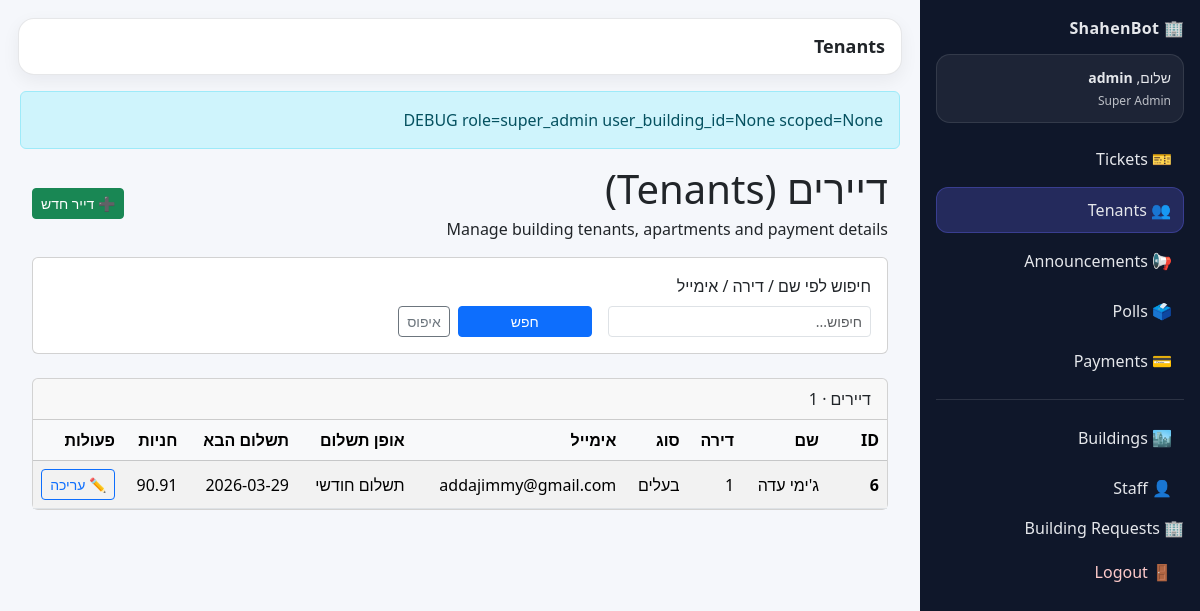
The app's page /building-admin/tenants (signed in) with its own data.
### tables this page shows
CREATE TABLE staff_users (
            id INTEGER PRIMARY KEY AUTOINCREMENT,
            username TEXT NOT NULL UNIQUE,
            password_hash TEXT NOT NULL,
            role TEXT NOT NULL,          -- 'super_admin' | 'building_admin'
            building_id INTEGER,         -- NULL for super_admin
            created_at TEXT, email TEXT, telegram_user_id TEXT,
            FOREIGN KEY(building_id) REFERENCES buildings(id)
        );

CREATE TABLE tenants (
            id INTEGER PRIMARY KEY AUTOINCREMENT,
            name TEXT NOT NULL,
            apartment TEXT,
            tenant_type TEXT,          -- 'owner' / 'rent'
            email TEXT,
            payment_type TEXT,         -- 'monthly' / 'standing_order' / etc.
            next_payment_date TEXT,    -- ISO date string 'YYYY-MM-DD'
            parking_slots INTEGER,
            chat_id INTEGER            -- Telegram chat id (optional)
        , building_id INTEGER);

### app.py (the view)
@app.get("/building-admin/tenants")
def admin_tenants():
    u = require_building_admin()
    if not isinstance(u, dict):
        return u
    search = (request.args.get("search") or "").strip()
    limit = int(request.args.get("limit") or "200")
    building_filter = scoped_building_id(u)
    tenants = get_tenants_db(
        limit=limit,
        search=search if search else None,
        building_id=building_filter,
    )
    flash(
    f"DEBUG role={u.get('role')} user_building_id={u.get('building_id')} scoped={building_filter}",
    "info"
    )
    return render_template(
        "tenants.html",
        tenants=tenants,
        search=search,
        limit=limit,
        current_user=u,
        scoped_building_id_value=building_filter,
    )

### app.py (called while the page is built, shortened)
def current_user():
    staff_user_id = session.get("staff_user_id")
    if staff_user_id:
        u = get_staff_user_by_id_db(staff_user_id)
        if u:
            return dict(u)

def require_login():
    u = current_user()
    if not u:
        return redirect(url_for("login"))
    return u

def scoped_building_id(u: dict) -> int | None:
    role = (u.get("role") or "").strip().lower()
    if role == "super_admin":
        return None
    return int(u.get("building_id") or 0) or None

def require_building_admin():
    u = require_login()
    if not isinstance(u, dict):
        return u
    role = (u.get("role") or "").strip().lower()
    if role not in ("building_admin", "super_admin"):
        return redirect(url_for("login"))
    return u

@app.context_processor
def inject_current_user():
    tenant_user = None
    tenant_id = session.get("tenant_id")
    if tenant_id:
        tenant_user = get_tenant_by_id_db(int(tenant_id))
    return dict(current_tenant=tenant_user)

### shahenbot_db.py (called while the page is built)
def get_connection():
    conn = sqlite3.connect(DB_PATH)
    conn.row_factory = sqlite3.Row
    return conn

def get_staff_user_by_id_db(staff_user_id: int) -> dict | None:
    conn = get_connection()
    cur = conn.cursor()
    cur.execute(
        """
        SELECT id, username, role, building_id, created_at
        FROM staff_users
        WHERE id=?
        """,
        (staff_user_id,),
    )
    r = cur.fetchone()
    conn.close()
    if not r:
        return None
    return {
        "id": r[0],
        "username": r[1],
        "role": r[2],
        "building_id": r[3],
        "created_at": r[4],
    }

### templates/tenants.html (shortened to what this page needs)
{% extends "admin_base.html" %}
{% block page_title %}Tenants{% endblock %}
{% block content %}
<div class="container">
    <div class="d-flex flex-column flex-md-row align-items-md-center justify-content-between mb-3">
        <div>
            <h1 class="page-title mb-1">דיירים (Tenants)</h1>
            <div class="page-subtitle">
                Manage building tenants, apartments and payment details
            </div>
        </div>
        <div class="mt-3 mt-md-0 d-flex gap-2">
            <button class="btn btn-success btn-sm"
                    data-bs-toggle="modal"
                    data-bs-target="#addTenantModal">
                ➕ דייר חדש
            </button>
        </div>
    </div>
    <div class="card filter-card mb-4">
        <div class="card-body">
            <form class="row g-3 align-items-end" method="get" action="{{ url_for('admin_tenants') }}">
                <div class="col-md-4">
                    <label class="form-label filter-label">חיפוש לפי שם / דירה / אימייל</label>
                    <input type="text" class="form-control form-control-sm" name="search"
                           value="{{ search }}" placeholder="חיפוש...">
                </div>
                <div class="col-md-3 d-flex gap-2">
                    <button type="submit" class="btn btn-primary btn-sm flex-grow-1">חפש</button>
                    <a href="{{ url_for('admin_tenants') }}" class="btn btn-outline-secondary btn-sm">
                        איפוס
                    </a>
                </div>
            </form>
        </div>
    </div>
    <div class="card">
        <div class="card-header">
            דיירים · {{ tenants|length }}
        </div>
        <div class="card-body p-0">
            <div class="table-responsive">
                <table class="table table-striped table-hover align-middle mb-0">
                    <thead class="table-light">
                    <tr>
                        <th style="width: 60px;">ID</th>
                        <th>שם</th>
                        <th>דירה</th>
                        <th>סוג</th>
                        <th>אימייל</th>
                        <th>אופן תשלום</th>
                        <th>תשלום הבא</th>
                        <th>חניות</th>
                        <th style="width: 90px;">פעולות</th>
                    </tr>
                    </thead>
                    <tbody>
                    {% if tenants %}
                        {% for t in tenants %}
                            <tr>
                                <td class="fw-semibold">{{ t.id }}</td>
                                <td>{{ t.name }}</td>
                                <td>{{ t.apartment or '' }}</td>
                                <td>
                                    {% if t.tenant_type == 'owner' %}
                                        בעלים
                                    {% elif t.tenant_type == 'rent' %}
                                        שוכר
                                    {% else %}
                                        —
                                    {% endif %}
                                </td>
                                <td>{{ t.email or '' }}</td>
                                <td>
                                    {% if t.payment_type == 'monthly' %}
                                        תשלום חודשי
                                    {% elif t.payment_type == 'standing_order' %}
                                        הוראת קבע
                                    {% else %}
                                        —
                                    {% endif %}
                                </td>
                                <td>{{ t.next_payment_date or '' }}</td>
                                <td>{{ t.parking_slots | replace(',', ', ') if t.parking_slots is not none else '' }}</td>
                                <td>
                                <button
                                    type="button"
                                    id="edit-btn-{{ t.id }}"
                                    class="btn btn-sm btn-outline-primary"
                                    data-bs-toggle="modal"
                                    data-bs-target="#editTenantModal"
                                    data-id="{{ t.id }}"
                                    data-name="{{ t.name }}"
                                    data-apartment="{{ t.apartment or '' }}"
                                    data-tenant_type="{{ t.tenant_type or '' }}"
                                    data-email="{{ t.email or '' }}"
                                    data-payment_type="{{ t.payment_type or '' }}"
                                    data-next_payment_date="{{ t.next_payment_date or '' }}"
                                    data-parking_slots="{{ t.parking_slots if t.parking_slots is not none else '' }}"
                                    data-update_url="{{ url_for('admin_update_tenant', tenant_id=t.id) }}"
                                    data-building_id="{{ t.building_id or '' }}"
                                >
                                    ✏️ עריכה
                                </button>
                                </td>
                            </tr>
                        {% endfor %}
                    {% else %}
                        <tr>
                            <td colspan="9" class="text-center py-3 text-muted">אין דיירים.</td>
                        </tr>
                    {% endif %}
                    </tbody>
                </table>
            </div>
        </div>
    </div>
</div>
{% endblock %}

### templates/admin_base.html (shortened to what this page needs)
<!doctype html>
<html lang="he" dir="rtl">
<head>
  <link href="https://cdn.jsdelivr.net/npm/bootstrap@5.3.3/dist/css/bootstrap.min.css" rel="stylesheet">
</head>
<body>
<div class="sb-layout">
  <aside class="sb-sidebar">
    <div class="sb-brand">🏢 ShahenBot</div>
    <div class="sb-userbox">
      <div class="sb-hello">שלום, <b>{{ current_user.username if current_user else "Admin" }}</b></div>
      {% if current_user and current_user.role == "building_admin" %}
        <div class="sb-sub">בניין #{{ current_user.building_id }}</div>
      {% elif current_user and current_user.role == "super_admin" %}
        <div class="sb-sub">Super Admin</div>
      {% endif %}
    </div>
    <nav class="sb-nav">
      <a class="sb-link {% if request.endpoint=='admin_dashboard' %}active{% endif %}"
         href="{{ url_for('admin_dashboard') }}">🎫 Tickets</a>
      <a class="sb-link {% if request.endpoint=='admin_tenants' %}active{% endif %}"
         href="{{ url_for('admin_tenants') }}">👥 Tenants</a>
      <a class="sb-link {% if request.endpoint=='admin_announcements' %}active{% endif %}"
         href="{{ url_for('admin_announcements') }}">📢 Announcements</a>
      <a class="sb-link {% if request.endpoint in ['admin_polls','admin_poll_results'] %}active{% endif %}"
         href="{{ url_for('admin_polls') }}">🗳️ Polls</a>
      <a class="sb-link {% if request.endpoint.startswith('admin_payments') %}active{% endif %}"
         href="{{ url_for('admin_payments') }}">💳 Payments</a>
      {% if current_user and current_user.role == "super_admin" %}
        <div class="sb-sep"></div>
        <a class="sb-link {% if request.endpoint=='admin_buildings' %}active{% endif %}"
           href="{{ url_for('admin_buildings') }}">🏙️ Buildings</a>
        <a class="sb-link {% if request.endpoint=='admin_staff' %}active{% endif %}"
           href="{{ url_for('admin_staff') }}">👤 Staff</a>
             <a class="nav-link {% if request.endpoint=='admin_building_requests' %}active{% endif %}"
     href="{{ url_for('admin_building_requests') }}">
    🏢 Building Requests
  </a>
      {% endif %}
    </nav>
    <div class="sb-footer">
      <a class="sb-link danger" href="{{ url_for('logout') }}">🚪 Logout</a>
    </div>
  </aside>
  <main class="sb-main">
    <div class="sb-topbar">
      <div class="sb-page-title">{% block page_title %}{% endblock %}</div>
    </div>
    <div class="sb-content">
      {% with messages = get_flashed_messages(with_categories=true) %}
        {% if messages %}
          {% for category, msg in messages %}
            <div class="alert alert-{{category}}">{{msg}}</div>
          {% endfor %}
        {% endif %}
      {% endwith %}
      {% block content %}{% endblock %}
    </div>
  </main>
</div>
</body>
</html>

### templates/admin_base.html (style rules this page uses)
body { background:#f5f7fb; }
.sb-layout { display:flex; min-height:100vh; }
.sb-sidebar { width:280px; flex:0 0 280px; background:#0f172a; color:#e5e7eb; padding:16px; position:sticky; top:0; height:100vh; }
.sb-brand { font-weight:800; letter-spacing:.3px; margin-bottom:14px; }
.sb-userbox { background:rgba(255,255,255,.06); border:1px solid rgba(255,255,255,.10); border-radius:14px; padding:12px; margin-bottom:14px; }
.sb-hello { font-size:14px; }
.sb-sub { font-size:12px; opacity:.8; margin-top:4px; }
.sb-nav { display:flex; flex-direction:column; gap:6px; margin-top:10px; }
.sb-link { display:block; text-decoration:none; color:#e5e7eb; padding:10px 12px; border-radius:12px; }
.sb-link.active { background:rgba(99,102,241,.25); border:1px solid rgba(99,102,241,.35); }
.sb-sep { height:1px; background:rgba(255,255,255,.12); margin:10px 0; }
.sb-footer { margin-top:auto; padding-top:10px; }
.sb-link.danger { color:#fecaca; }
.sb-main { flex:1; padding:18px; }
.sb-topbar { background:#ffffff; border:1px solid rgba(15,23,42,.10); border-radius:16px; padding:14px 16px; display:flex; align-items:center; justify-content:space-between; box-shadow:0 6px 18px rgba(15,23,42,.06); margin-bottom:14px; }
.sb-page-title { font-size:18px; font-weight:800; }
.sb-content { padding:2px; }

### records on screen
staff_users: username "admin"
tenants: id "6", name "ג'ימי עדה", apartment "1", tenant_type "בעלים", email "addajimmy@gmail.com", payment_type "תשלום חודשי", next_payment_date "2026-03-29", parking_slots "90.91"

### other values on screen
{{ msg }} "DEBUG role=super_admin user_building_id=None scoped=None"
{{ tenants|length }} "1"
